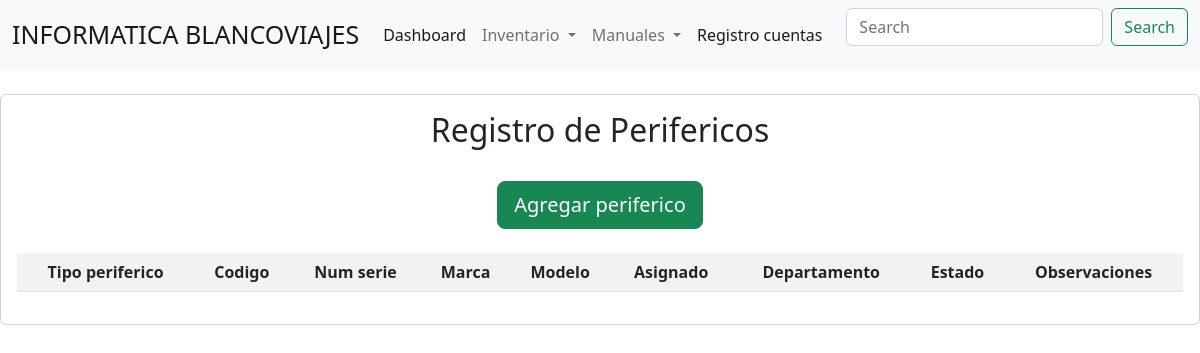
/listarperifericos/, run on an earlier commit of the app's database.
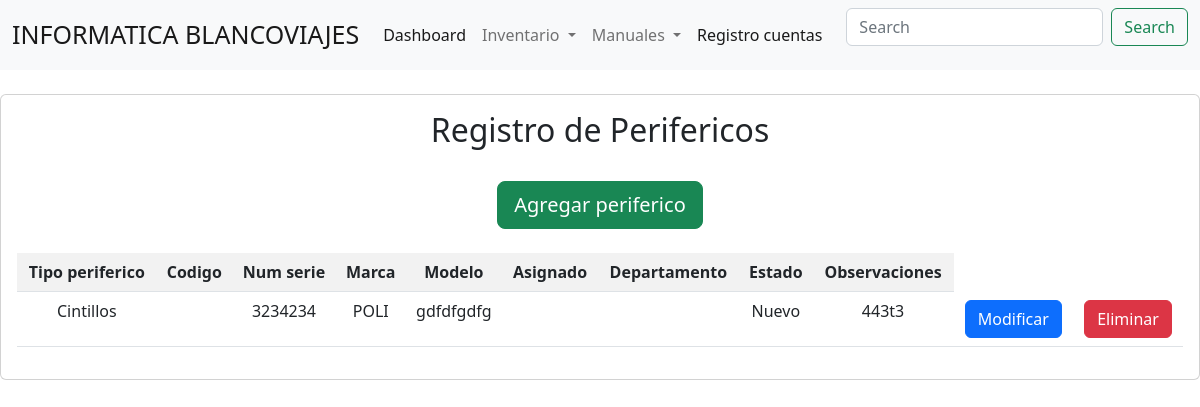
And on a later commit of the database.
### inventarioTIPRO/models.py (models this page shows, shortened)
class Perifericos(models.Model):
    tipo_periferico = models.CharField(max_length=100, choices=opcion_PERIFERICO)
    serieproducto = models.CharField(max_length=100)
    marca = models.CharField(max_length=100, choices=opcion_MARCA)
    modelo = models.CharField(max_length=100)
    estado = models.CharField(max_length=100, choices=opcion_ESTADO)
    observaciones = models.CharField(max_length=150, blank=True)

### inventarioTIPRO/views.py (the view)
# urls.py: path('listarperifericos/', listarperifericos, name="listarperifericos"),
def listarperifericos(request):
    listar = Perifericos.objects.all()
    data = {
        'listar': listar
    }
    return render(request, 'Perifericos/listarperifericos.html', data)

### inventarioTIPRO/templates/Perifericos/listarperifericos.html (shortened to what this page needs)
{% include 'baseti.html' %}
    <div class="card text-center table-responsive">
        <div class="card-body">
            <h2>Registro de Perifericos</h2>
            <br>
            <div class="container align-right">
                <td><a class="btn btn-success btn-lg" href="{% url 'perifericos' %}">Agregar periferico</a></td>
            </div>
            <br>
            <table class="table table-striped table-hover table-responsive-sm text-center">
                        <tr class="align-content-center">
                            <th>Tipo periferico</th>
                            <th>Codigo</th>
                            <th>Num serie</th>
                            <th>Marca</th>
                            <th>Modelo</th>
                            <th>Asignado</th>
                            <th>Departamento</th>
                            <th>Estado</th>
                            <th>Observaciones</th>
                        </tr>
                            {% for l in listar %}
                        <tr>
                            <td>{{ l.tipo_periferico }}</td>
                            <td>{{ l.codigo }}</td>
                            <td>{{ l.serieproducto }}</td>
                            <td>{{ l.marca }}</td>
                            <td>{{ l.modelo }}</td>
                            <td>{{ l.asignacion }}</td>
                            <td>{{ l.departamento }}</td>
                            <td>{{ l.estado }}</td>
                            <td>{{ l.observaciones }}</td>
                            <td><a class="btn btn-primary" href="{% url 'modificarperisferico' l.id %}">Modificar</a></td>
                            <td><a class="btn btn-secondary btn-danger" href="{% url 'eliminarperisfericos' l.id %}">Eliminar</a></td>
                        </tr>
                            {% endfor %}
            </table>
        </div>
    </div>

### inventarioTIPRO/templates/baseti.html (shortened to what this page needs)
{% load static %}
{%  load cloudinary %}
<link href="https://cdn.jsdelivr.net/npm/bootstrap@5.2.0-beta1/dist/css/bootstrap.min.css" rel="stylesheet">
<link rel="stylesheet" href="https://cdnjs.cloudflare.com/ajax/libs/font-awesome/6.1.1/css/all.min.css">
</head>
<body>
<nav class="navbar navbar-expand-lg bg-light">
  <div class="container-fluid">
    <a class="navbar-brand" href="#" style="font-size: 25px">INFORMATICA BLANCOVIAJES</a>
    <div class="collapse navbar-collapse" id="navbarTogglerDemo02">
      <ul class="navbar-nav me-auto mb-2 mb-lg-0">
        <li class="nav-item">
          <a class="nav-link active" aria-current="page" href="{% url 'panel' %}">Dashboard</a>
        </li>
          <li class="nav-item dropdown">
          <a class="nav-link dropdown-toggle" href="#" role="button" data-bs-toggle="dropdown" aria-expanded="false">
            Inventario
          </a>
        </li>
           <li class="nav-item dropdown">
          <a class="nav-link dropdown-toggle" href="#" role="button" data-bs-toggle="dropdown" aria-expanded="false">
            Manuales
          </a>
        </li>
        <li class="nav-item">
          <a class="nav-link active" aria-current="page" href="{% url 'registro' %}">Registro cuentas</a>
        </li>
      </ul>
    </div>
        <form class="d-flex" role="search">
            <input class="form-control me-2" type="search" placeholder="Search" aria-label="Search" name="q">
            <button class="btn btn-outline-success" type="submit">Search</button>
      </form>
  </div>
</nav>
</body>
</html>

What changed in the data, as far as the page shows it:
added Perifericos: tipo_periferico "Cintillos", serieproducto "3234234", marca "POLI", modelo "gdfdfgdfg", estado "Nuevo", observaciones "443t3"
